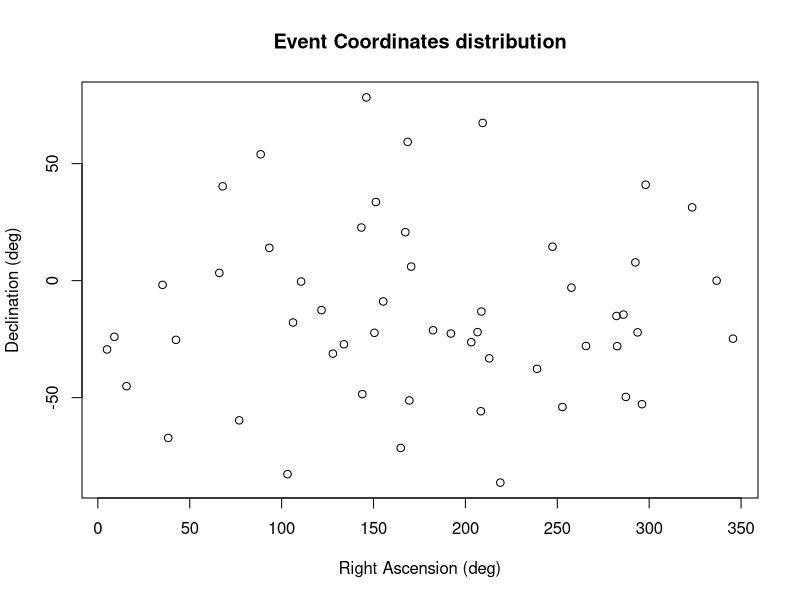

Recreate this plot in R.
#Tarea 1 - Sebastian Sanchez

#A) Read IceCube data
data <- read.table(file="NuAstro_4yr_IceCube_Data.txt",header=1)

#B) Remove entries with incomplete data
discriminator <- complete.cases(data)
data_buena    <- data[discriminator,]

#C) Mean Angular resolution
	#Method1: For loop
	print("Mean Angular Resolution with method 1: for loop")
	s <- data_buena[,8:9]
	
	shower_data <- NA
	track_data  <- NA

	for(i in 1:length(s$Topology))
	{
		if(s$Topology[i]=="Shower") shower_data[[i]] <- s$Med_Ang_Res_deg[i]
		if(s$Topology[i]=="Track") track_data[[i]]   <- s$Med_Ang_Res_deg[i]
	}


	discriminator1 <- complete.cases(shower_data)
	print("Shower-like topologies: ")
	print( mean(shower_data[discriminator1]))

	discriminator2 <- complete.cases(track_data)
	print("Track-like topologies: ")
	print( mean(track_data[discriminator2]))

	#Method2: with subset
	print("Mean Angular Resolution with method 2: with subset")
	
	print("Shower-like topologies: ")
	shower_data <- subset(data_buena, Topology=='Shower', select=Med_Ang_Res_deg)
	print(mean(shower_data[,]))
	
	print("Track-like topologies: ")
	track_data <- subset(data_buena, Topology=='Track', select=Med_Ang_Res_deg)
	print(mean(track_data[,]))

#D) MJD to POSIX function
mjd2posix <- function(mjd)
{
	
	#Convert to julian day first
	jd <- mjd + 2400000.5

	#Now to gregorian calendar	
	l1 <- jd + 68569
    n  <- (4*l1) %/% 146097
    l2 <- l1 - (146097*n+3) %/% 4
	i  <- (4000*(l2+1)) %/% 1461001
	l3 <- l2 - (1461*i) %/% 4 + 31
	j  <- (80*l3) %/% 2447
	
	D  <- round(l3-(2447*j) %/% 80, digits=0 )
	l4 <- j %/% 11
	M  <- j + 2 - (12*l4)
	Y  <- 100*(n-49) + i + l4
		   
	posix <- paste(c(Y,M,D),collapse = "-")
    #posix <- as.POSIXlt(posix)	
	return(posix)
}


#E) Add a posix date column to the data
data_buena$POSIX_time = mapply(mjd2posix,data_buena$Time_MJD)

#F) Function to return number-of-events in a month
evt_month <- function(data,month)
{
	a    <- table(as.POSIXlt(data$POSIX_time)$mon)
	freq <- as.vector(a[names(a)==month])
	return(freq)
}


#Now find the month with greater event count
dummy_date <- as.POSIXlt("2000-01-01")
mon <- which.max(table(as.POSIXlt(data_buena$POSIX)$mon)) - 1 
dummy_date$mon <- mon
print("The month with most events is: ")
print(months(dummy_date))

#G)Plot the events distribution by coordinates
plot(data_buena$RA_deg , data_buena$Declination_deg, main="Event Coordinates distribution", xlab="Right Ascension (deg)", ylab="Declination (deg)")

#H)An interesting quantity... Let's plot the mean error per month
energy_error <- function(data,month)
{
	int <- subset(data, as.POSIXlt(POSIX_time)$mon==month, select=Ene_Err_max:Ene_Err_min)
	int$Total_Error = int$Ene_Err_max-int$Ene_Err_min	
	return(mean(int$Total_Error))
}

monthly_Ene_Err <- 0

for(i in 1:11)
{
	monthly_Ene_Err[[i]] <- energy_error(data_buena,i)
}

months_names <- 0
for(i in 1:11)
{
	dummy_date$mon    <- i-1
	months_names[[i]] <- months(dummy_date)		
}

names(monthly_Ene_Err) <- months_names
print("Mean Energy Error per month is:")
print(monthly_Ene_Err)


